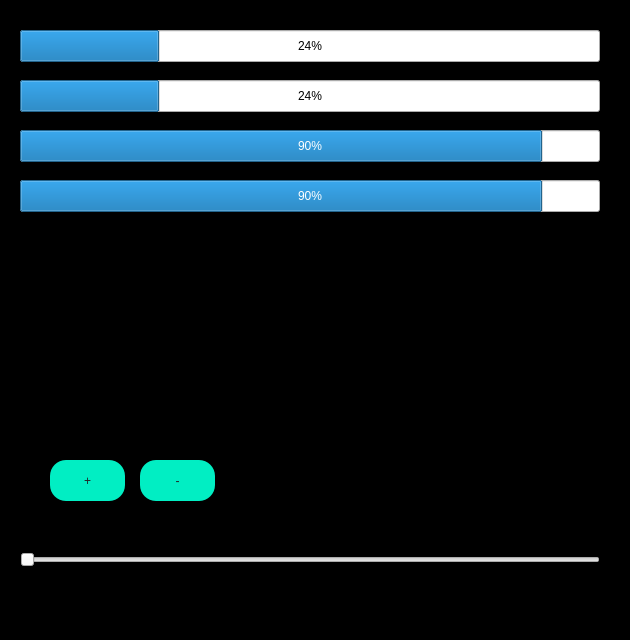
<?xml version="1.0" encoding="UTF-8"?>
<ui version="4.0">
 <class>progressTestClass</class>
 <widget class="QWidget" name="progressTestClass">
  <property name="geometry">
   <rect>
    <x>0</x>
    <y>0</y>
    <width>630</width>
    <height>640</height>
   </rect>
  </property>
  <property name="minimumSize">
   <size>
    <width>630</width>
    <height>640</height>
   </size>
  </property>
  <property name="maximumSize">
   <size>
    <width>630</width>
    <height>640</height>
   </size>
  </property>
  <property name="windowTitle">
   <string>progressTest</string>
  </property>
  <property name="styleSheet">
   <string notr="true">#progressTestClass{
	background-color: rgb(0, 0, 0);
}

QPushButton
{
background: #01EEC3;
border-radius: 16px;
font-size: 12px;
font-family: 微软雅黑;
color: #212426;
}
</string>
  </property>
  <widget class="QPushButton" name="pushButton">
   <property name="geometry">
    <rect>
     <x>50</x>
     <y>460</y>
     <width>75</width>
     <height>41</height>
    </rect>
   </property>
   <property name="text">
    <string>+</string>
   </property>
  </widget>
  <widget class="QPushButton" name="pushButton_2">
   <property name="geometry">
    <rect>
     <x>140</x>
     <y>460</y>
     <width>75</width>
     <height>41</height>
    </rect>
   </property>
   <property name="text">
    <string>-</string>
   </property>
  </widget>
  <widget class="vProgressBar" name="progressBar">
   <property name="geometry">
    <rect>
     <x>20</x>
     <y>130</y>
     <width>580</width>
     <height>32</height>
    </rect>
   </property>
   <property name="value">
    <number>90</number>
   </property>
  </widget>
  <widget class="QSlider" name="horizontalSlider">
   <property name="geometry">
    <rect>
     <x>20</x>
     <y>550</y>
     <width>580</width>
     <height>19</height>
    </rect>
   </property>
   <property name="maximum">
    <number>100</number>
   </property>
   <property name="orientation">
    <enum>Qt::Horizontal</enum>
   </property>
  </widget>
  <widget class="MyProcessBar" name="progressBar_new">
   <property name="geometry">
    <rect>
     <x>20</x>
     <y>80</y>
     <width>580</width>
     <height>32</height>
    </rect>
   </property>
   <property name="value">
    <number>24</number>
   </property>
  </widget>
  <widget class="QRoundProgressBar" name="widget" native="true">
   <property name="geometry">
    <rect>
     <x>430</x>
     <y>240</y>
     <width>171</width>
     <height>141</height>
    </rect>
   </property>
  </widget>
  <widget class="AnimationProcessBar" name="progressBar_animation">
   <property name="geometry">
    <rect>
     <x>20</x>
     <y>30</y>
     <width>580</width>
     <height>32</height>
    </rect>
   </property>
   <property name="value">
    <number>24</number>
   </property>
  </widget>
  <widget class="vProgressBars" name="progressBar_radius">
   <property name="geometry">
    <rect>
     <x>20</x>
     <y>180</y>
     <width>580</width>
     <height>32</height>
    </rect>
   </property>
   <property name="value">
    <number>90</number>
   </property>
  </widget>
  <widget class="vWaterProgressBar" name="widget_water" native="true">
   <property name="geometry">
    <rect>
     <x>230</x>
     <y>240</y>
     <width>171</width>
     <height>141</height>
    </rect>
   </property>
  </widget>
  <widget class="vWaterProgressBar" name="widget_water_2" native="true">
   <property name="geometry">
    <rect>
     <x>30</x>
     <y>240</y>
     <width>171</width>
     <height>141</height>
    </rect>
   </property>
  </widget>
 </widget>
 <layoutdefault spacing="6" margin="11"/>
 <customwidgets>
  <customwidget>
   <class>vProgressBar</class>
   <extends>QProgressBar</extends>
   <header location="global">vProgressBar.h</header>
  </customwidget>
  <customwidget>
   <class>MyProcessBar</class>
   <extends>QProgressBar</extends>
   <header location="global">myprocessbar.h</header>
  </customwidget>
  <customwidget>
   <class>QRoundProgressBar</class>
   <extends>QWidget</extends>
   <header location="global">qroundprogressbar.h</header>
   <container>1</container>
  </customwidget>
  <customwidget>
   <class>AnimationProcessBar</class>
   <extends>QProgressBar</extends>
   <header location="global">animationprocessbar.h</header>
  </customwidget>
  <customwidget>
   <class>vProgressBars</class>
   <extends>QProgressBar</extends>
   <header location="global">vProgressBars.h</header>
  </customwidget>
  <customwidget>
   <class>vWaterProgressBar</class>
   <extends>QWidget</extends>
   <header location="global">vwaterprogressbar.h</header>
   <container>1</container>
  </customwidget>
 </customwidgets>
 <resources>
  <include location="progressTest.qrc"/>
 </resources>
 <connections/>
</ui>
